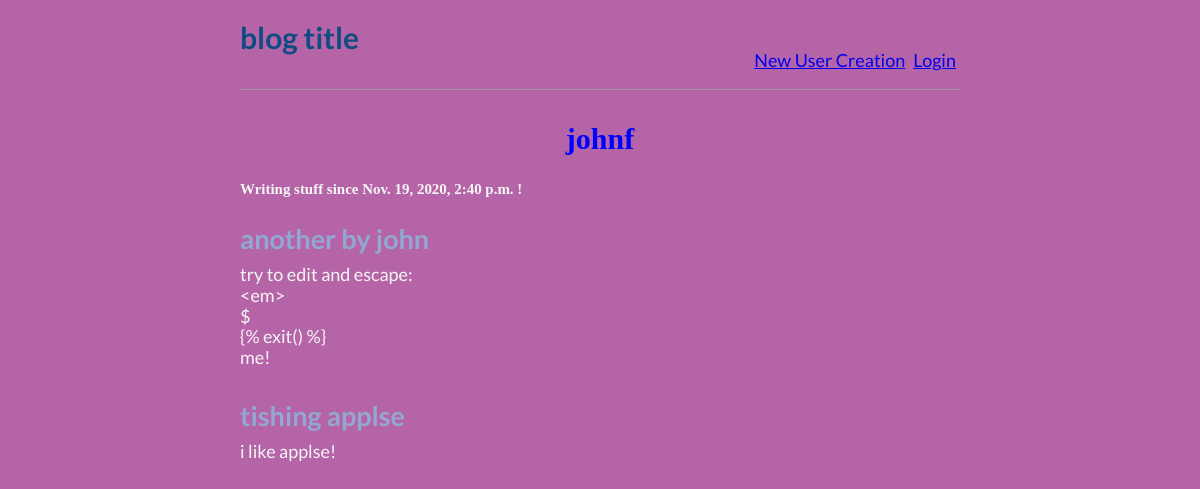
Screenshot of /user/johnf/ with the database file from the repository.
### blog_app/models.py (models this page shows, shortened)
class Post(models.Model):
    title = models.CharField(max_length=200)
    author = models.ForeignKey('auth.User', on_delete=models.CASCADE)
    created = models.DateTimeField(auto_now_add=True)
    updated = models.DateTimeField(auto_now=True) # useful, lookup
    caption = models.CharField(max_length=500)
    photo = models.ImageField(upload_to="media/")
    class Meta:
        ordering = ['-created']

### users_app/views.py (the view)
# urls.py: path('<str:username>/', views.UserProfileView.as_view(), name='profile'),
class UserProfileView(generic.DetailView):
    model = User
    template_name = 'user_profile.html'
    def get_object(self):
        return get_object_or_404(User, username=self.kwargs['username'])

### templates/user_profile.html (shortened to what this page needs)
{% extends 'base.html' %}
{% block content %}
    <h1>
    {{ object.username }}
    </h1>
    <h5>
    Writing stuff since {{ object.date_joined }} !
    </h5>
    {% for post in object.post_set.all %}
        <div class="post-entry">
            <h2><a href="{% url 'blog_app:detail' post.pk %}"> {{ post.title}} </a></h2>
            <p>
            {{ post.caption | linebreaks }}
            </p>
        </div>
    {% endfor %}
{% endblock content %}

### static/css/main.css (style rules this page uses)
* { font-family: 'Lato', sans-serif; }
title, h1 { font-size: 30px; color: blue; text-align: center; }
body { background-color: rgb(177, 247, 247); margin-left: 5%; margin-right: 5%; }
@media (min-width: 700px) { body { margin-left: 20%; margin-right: 20%; } }

### static/css/base.css (style rules this page uses)
body { font-family: 'Libre Franklin', sans-serif; font-size: 18px; background-color: #B565A7; color: whitesmoke; }
h1, h2, h3, h4, h5, h6 { font-family: 'EB Garamond', serif; }
.post-entry { margin-bottom: 2rem; }
.post-entry h2 { margin: 0.5rem 0; }
.post-entry h2 a, .post-entry h2 a:visited { color: #92A8D1; text-decoration: none; }
.post-entry p { margin: 0; font-weight: 400; }

### rows the page displays
Post: title "another by john", caption "try to edit and escape: <em> $ {% exit() %} me!"
Post: title "tishing applse", caption "i like applse!"

### other values shown
{{ object.username }} "johnf"
{{ object.date_joined }} "Nov. 19, 2020, 2:40 p.m."
